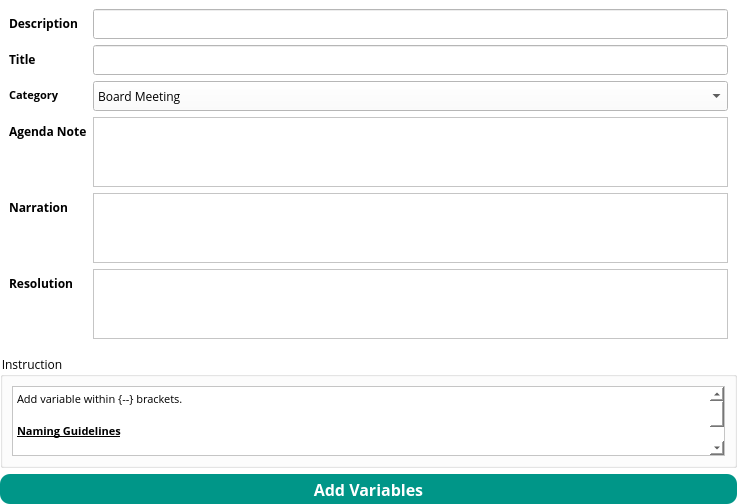
<?xml version="1.0" encoding="UTF-8"?>
<ui version="4.0">
 <class>Form</class>
 <widget class="QWidget" name="Form">
  <property name="geometry">
   <rect>
    <x>0</x>
    <y>0</y>
    <width>737</width>
    <height>498</height>
   </rect>
  </property>
  <property name="windowTitle">
   <string>Add Resolution</string>
  </property>
  <property name="windowIcon">
   <iconset>
    <normaloff>../Icon/logo.png</normaloff>../Icon/logo.png</iconset>
  </property>
  <property name="styleSheet">
   <string notr="true">background-color: rgb(255, 255, 255);</string>
  </property>
  <layout class="QGridLayout" name="gridLayout_2">
   <property name="leftMargin">
    <number>0</number>
   </property>
   <property name="topMargin">
    <number>0</number>
   </property>
   <property name="rightMargin">
    <number>0</number>
   </property>
   <property name="bottomMargin">
    <number>0</number>
   </property>
   <item row="0" column="0">
    <widget class="QWidget" name="widget" native="true">
     <property name="font">
      <font>
       <family>Open Sans</family>
      </font>
     </property>
     <layout class="QFormLayout" name="formLayout">
      <item row="0" column="0">
       <widget class="QLabel" name="DescriptonLabel">
        <property name="font">
         <font>
          <family>Open Sans</family>
          <stylestrategy>PreferAntialias</stylestrategy>
         </font>
        </property>
        <property name="text">
         <string>&lt;html&gt;&lt;head/&gt;&lt;body&gt;&lt;p&gt;&lt;span style=&quot; font-weight:600;&quot;&gt;Description&lt;/span&gt;&lt;/p&gt;&lt;/body&gt;&lt;/html&gt;</string>
        </property>
       </widget>
      </item>
      <item row="0" column="1">
       <widget class="QLineEdit" name="DescriptionInput">
        <property name="sizePolicy">
         <sizepolicy hsizetype="Expanding" vsizetype="Expanding">
          <horstretch>0</horstretch>
          <verstretch>0</verstretch>
         </sizepolicy>
        </property>
        <property name="font">
         <font>
          <family>Open Sans</family>
          <pointsize>11</pointsize>
         </font>
        </property>
       </widget>
      </item>
      <item row="1" column="0">
       <widget class="QLabel" name="TitleLabel">
        <property name="font">
         <font>
          <family>Open Sans</family>
          <stylestrategy>PreferAntialias</stylestrategy>
         </font>
        </property>
        <property name="text">
         <string>&lt;html&gt;&lt;head/&gt;&lt;body&gt;&lt;p&gt;&lt;span style=&quot; font-weight:600;&quot;&gt;Title&lt;/span&gt;&lt;/p&gt;&lt;/body&gt;&lt;/html&gt;</string>
        </property>
       </widget>
      </item>
      <item row="1" column="1">
       <widget class="QLineEdit" name="TitleInput">
        <property name="sizePolicy">
         <sizepolicy hsizetype="Expanding" vsizetype="Expanding">
          <horstretch>0</horstretch>
          <verstretch>0</verstretch>
         </sizepolicy>
        </property>
        <property name="font">
         <font>
          <family>Open Sans</family>
          <pointsize>11</pointsize>
         </font>
        </property>
       </widget>
      </item>
      <item row="2" column="0">
       <widget class="QLabel" name="label">
        <property name="font">
         <font>
          <family>Open Sans</family>
          <pointsize>8</pointsize>
          <weight>75</weight>
          <bold>true</bold>
          <stylestrategy>PreferAntialias</stylestrategy>
         </font>
        </property>
        <property name="text">
         <string>Category</string>
        </property>
       </widget>
      </item>
      <item row="2" column="1">
       <widget class="QComboBox" name="category">
        <property name="sizePolicy">
         <sizepolicy hsizetype="Expanding" vsizetype="Expanding">
          <horstretch>0</horstretch>
          <verstretch>0</verstretch>
         </sizepolicy>
        </property>
        <property name="minimumSize">
         <size>
          <width>0</width>
          <height>30</height>
         </size>
        </property>
        <property name="font">
         <font>
          <family>Open Sans</family>
          <stylestrategy>PreferAntialias</stylestrategy>
         </font>
        </property>
        <item>
         <property name="text">
          <string>Board Meeting</string>
         </property>
        </item>
        <item>
         <property name="text">
          <string>General Meeting</string>
         </property>
        </item>
       </widget>
      </item>
      <item row="3" column="0">
       <widget class="QLabel" name="label_2">
        <property name="font">
         <font>
          <family>Open Sans</family>
          <weight>75</weight>
          <bold>true</bold>
          <stylestrategy>PreferAntialias</stylestrategy>
         </font>
        </property>
        <property name="text">
         <string>Agenda Note</string>
        </property>
       </widget>
      </item>
      <item row="3" column="1">
       <widget class="QTextEdit" name="summary">
        <property name="font">
         <font>
          <family>Open Sans</family>
          <pointsize>10</pointsize>
         </font>
        </property>
        <property name="textInteractionFlags">
         <set>Qt::LinksAccessibleByKeyboard|Qt::LinksAccessibleByMouse|Qt::TextBrowserInteraction|Qt::TextEditable|Qt::TextEditorInteraction|Qt::TextSelectableByKeyboard|Qt::TextSelectableByMouse</set>
        </property>
       </widget>
      </item>
      <item row="4" column="0">
       <widget class="QLabel" name="NarrationLabel">
        <property name="font">
         <font>
          <family>Open Sans</family>
          <stylestrategy>PreferAntialias</stylestrategy>
         </font>
        </property>
        <property name="text">
         <string>&lt;html&gt;&lt;head/&gt;&lt;body&gt;&lt;p&gt;&lt;span style=&quot; font-weight:600;&quot;&gt;Narration&lt;/span&gt;&lt;/p&gt;&lt;/body&gt;&lt;/html&gt;</string>
        </property>
       </widget>
      </item>
      <item row="5" column="0">
       <widget class="QLabel" name="ResolutionLabel">
        <property name="font">
         <font>
          <family>Open Sans</family>
          <stylestrategy>PreferAntialias</stylestrategy>
         </font>
        </property>
        <property name="text">
         <string>&lt;html&gt;&lt;head/&gt;&lt;body&gt;&lt;p&gt;&lt;span style=&quot; font-weight:600;&quot;&gt;Resolution&lt;/span&gt;&lt;/p&gt;&lt;/body&gt;&lt;/html&gt;</string>
        </property>
       </widget>
      </item>
      <item row="4" column="1">
       <widget class="QTextEdit" name="NarrationInput">
        <property name="font">
         <font>
          <family>Open Sans</family>
          <pointsize>11</pointsize>
          <stylestrategy>PreferAntialias</stylestrategy>
         </font>
        </property>
       </widget>
      </item>
      <item row="5" column="1">
       <widget class="QTextEdit" name="ResolutionInput">
        <property name="font">
         <font>
          <family>Open Sans</family>
          <pointsize>11</pointsize>
          <stylestrategy>PreferAntialias</stylestrategy>
         </font>
        </property>
       </widget>
      </item>
     </layout>
    </widget>
   </item>
   <item row="1" column="0">
    <widget class="QGroupBox" name="groupBox">
     <property name="font">
      <font>
       <family>Open Sans</family>
       <stylestrategy>PreferAntialias</stylestrategy>
      </font>
     </property>
     <property name="title">
      <string>Instruction</string>
     </property>
     <layout class="QGridLayout" name="gridLayout">
      <item row="0" column="0">
       <widget class="QTextBrowser" name="textBrowser">
        <property name="font">
         <font>
          <family>Open Sans</family>
          <stylestrategy>PreferAntialias</stylestrategy>
         </font>
        </property>
        <property name="html">
         <string>&lt;!DOCTYPE HTML PUBLIC &quot;-//W3C//DTD HTML 4.0//EN&quot; &quot;http://www.w3.org/TR/REC-html40/strict.dtd&quot;&gt;
&lt;html&gt;&lt;head&gt;&lt;meta name=&quot;qrichtext&quot; content=&quot;1&quot; /&gt;&lt;style type=&quot;text/css&quot;&gt;
p, li { white-space: pre-wrap; }
&lt;/style&gt;&lt;/head&gt;&lt;body style=&quot; font-family:'Open Sans'; font-size:8.25pt; font-weight:400; font-style:normal;&quot;&gt;
&lt;p style=&quot; margin-top:0px; margin-bottom:0px; margin-left:0px; margin-right:0px; -qt-block-indent:0; text-indent:0px;&quot;&gt;&lt;span style=&quot; font-family:'MS Shell Dlg 2';&quot;&gt;Add variable within {--} brackets. &lt;/span&gt;&lt;/p&gt;
&lt;p style=&quot;-qt-paragraph-type:empty; margin-top:0px; margin-bottom:0px; margin-left:0px; margin-right:0px; -qt-block-indent:0; text-indent:0px; font-family:'MS Shell Dlg 2';&quot;&gt;&lt;br /&gt;&lt;/p&gt;
&lt;p style=&quot; margin-top:0px; margin-bottom:0px; margin-left:0px; margin-right:0px; -qt-block-indent:0; text-indent:0px;&quot;&gt;&lt;span style=&quot; font-family:'MS Shell Dlg 2'; font-weight:600; text-decoration: underline;&quot;&gt;Naming Guidelines&lt;/span&gt;&lt;/p&gt;
&lt;p style=&quot;-qt-paragraph-type:empty; margin-top:0px; margin-bottom:0px; margin-left:0px; margin-right:0px; -qt-block-indent:0; text-indent:0px; font-family:'MS Shell Dlg 2'; font-weight:600; text-decoration: underline;&quot;&gt;&lt;br /&gt;&lt;/p&gt;
&lt;p style=&quot; margin-top:0px; margin-bottom:0px; margin-left:0px; margin-right:0px; -qt-block-indent:0; text-indent:0px;&quot;&gt;&lt;span style=&quot; font-family:'MS Shell Dlg 2';&quot;&gt;1. Do not use Space for variable. Instead use underscore '_'.&lt;/span&gt;&lt;/p&gt;
&lt;p style=&quot; margin-top:0px; margin-bottom:0px; margin-left:0px; margin-right:0px; -qt-block-indent:0; text-indent:0px;&quot;&gt;&lt;span style=&quot; font-family:'MS Shell Dlg 2';&quot;&gt;2. Variable will be used for query from user. Use sensible variable name.&lt;/span&gt;&lt;/p&gt;
&lt;p style=&quot;-qt-paragraph-type:empty; margin-top:0px; margin-bottom:0px; margin-left:0px; margin-right:0px; -qt-block-indent:0; text-indent:0px; font-family:'MS Shell Dlg 2';&quot;&gt;&lt;br /&gt;&lt;/p&gt;&lt;/body&gt;&lt;/html&gt;</string>
        </property>
       </widget>
      </item>
     </layout>
    </widget>
   </item>
   <item row="2" column="0">
    <widget class="QWidget" name="ButtonGroup" native="true">
     <property name="minimumSize">
      <size>
       <width>0</width>
       <height>30</height>
      </size>
     </property>
     <property name="maximumSize">
      <size>
       <width>16777215</width>
       <height>30</height>
      </size>
     </property>
     <property name="font">
      <font>
       <family>Open Sans</family>
      </font>
     </property>
     <layout class="QHBoxLayout" name="horizontalLayout_3">
      <property name="leftMargin">
       <number>0</number>
      </property>
      <property name="topMargin">
       <number>0</number>
      </property>
      <property name="rightMargin">
       <number>0</number>
      </property>
      <property name="bottomMargin">
       <number>0</number>
      </property>
      <item>
       <widget class="QPushButton" name="AddVariables">
        <property name="sizePolicy">
         <sizepolicy hsizetype="Minimum" vsizetype="Expanding">
          <horstretch>0</horstretch>
          <verstretch>0</verstretch>
         </sizepolicy>
        </property>
        <property name="font">
         <font>
          <family>Open Sans</family>
          <pointsize>12</pointsize>
          <weight>75</weight>
          <bold>true</bold>
          <stylestrategy>PreferAntialias</stylestrategy>
         </font>
        </property>
        <property name="styleSheet">
         <string notr="true">color: rgb(255, 255, 255);
background-color:rgb(0,150,136);
border-radius:10;</string>
        </property>
        <property name="text">
         <string>Add Variables</string>
        </property>
       </widget>
      </item>
     </layout>
    </widget>
   </item>
  </layout>
 </widget>
 <resources/>
 <connections/>
</ui>
